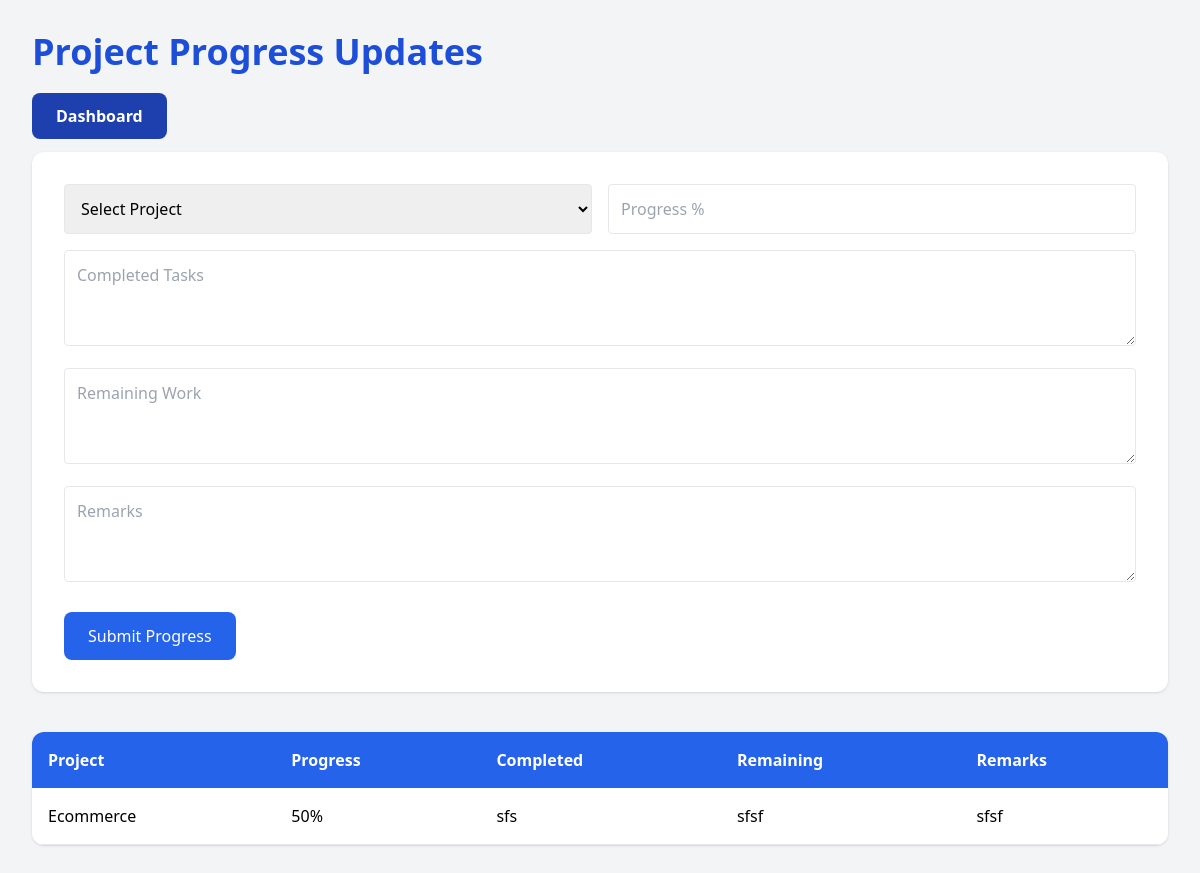
/project_progress (signed in), run on the app's committed database.
### tables this page shows
CREATE TABLE progress_updates(
    id INTEGER PRIMARY KEY AUTOINCREMENT,
    project_id INTEGER,
    user_id INTEGER,
    progress INTEGER,
    completed_tasks TEXT,
    remaining_work TEXT,
    remarks TEXT,
    update_date TIMESTAMP DEFAULT CURRENT_TIMESTAMP
);

CREATE TABLE projects(
        id INTEGER PRIMARY KEY AUTOINCREMENT,
        name TEXT,
        type TEXT,
        rate INTEGER,
        status TEXT,
        user_id INTEGER
    , created_at TIMESTAMP, deadline TEXT, description TEXT);

### app.py (the view, shortened to what this page needs)
@app.route("/project_progress", methods=["GET", "POST"])
@login_required
def project_progress():
    user_id = session["user_id"]
    conn = get_db_connection()
    projects = conn.execute(
        "SELECT id, name FROM projects WHERE user_id=? ORDER BY name",
        (user_id,)
    ).fetchall()
    updates = conn.execute("""
        SELECT progress_updates.*, projects.name as project_name
        FROM progress_updates
        JOIN projects ON progress_updates.project_id = projects.id
        WHERE progress_updates.user_id = ?
        ORDER BY progress_updates.update_date DESC
    """, (user_id,)).fetchall()
    close_db_connection(conn)
    return render_template(
        "project_progress.html",
        projects=projects,
        updates=updates
    )

### app.py (called while the page is built)
def login_required(f):
    @wraps(f)
    def decorated_function(*args, **kwargs):
        if "user_id" not in session:
            return redirect("/login")
        return f(*args, **kwargs)
    return decorated_function

### database.py (called while the page is built)
def get_db_connection():
    conn = sqlite3.connect(DATABASE_PATH)
    conn.row_factory = sqlite3.Row
    return conn

def close_db_connection(conn):
    if conn:
        conn.close()

### templates/project_progress.html (shortened to what this page needs)
<!DOCTYPE html>
<html>
<head>
    <script src="https://cdn.tailwindcss.com"></script>
</head>
<body class="bg-gray-100">
<div class="p-8">
    <h1 class="text-4xl font-bold text-blue-700 mb-8">
        Project Progress Updates
    </h1>
    <a href="/"
            class="bg-blue-800 hover:bg-blue-900 text-white px-6 py-3 rounded-lg font-semibold transition">
            Dashboard
    </a><br><br>
    <div class="bg-white p-8 rounded-xl shadow mb-10">
        <form method="POST">
            <div class="grid grid-cols-2 gap-4 mb-4">
                <select name="project_id"
                    class="border p-3 rounded w-full"
                    required>
                    <option value="">Select Project</option>
                </select>
                <input
                    type="number"
                    name="progress"
                    placeholder="Progress %"
                    class="border p-3 rounded w-full"
                    required>
            </div>
            <textarea
                name="completed_tasks"
                placeholder="Completed Tasks"
                class="border p-3 rounded w-full mb-4 h-24"
                required></textarea>
            <textarea
                name="remaining_work"
                placeholder="Remaining Work"
                class="border p-3 rounded w-full mb-4 h-24"
                required></textarea>
            <textarea
                name="remarks"
                placeholder="Remarks"
                class="border p-3 rounded w-full mb-6 h-24"></textarea>
            <button
                class="bg-blue-600 text-white px-6 py-3 rounded-lg hover:bg-blue-700">
                Submit Progress
            </button>
        </form>
    </div>
    <div class="bg-white rounded-xl shadow overflow-hidden">
        <table class="w-full">
            <tr class="bg-blue-600 text-white">
                <th class="p-4 text-left">Project</th>
                <th class="p-4 text-left">Progress</th>
                <th class="p-4 text-left">Completed</th>
                <th class="p-4 text-left">Remaining</th>
                <th class="p-4 text-left">Remarks</th>
            </tr>
            {% for update in updates %}
            <tr class="border-b">
                <td class="p-4">
                    {{ update.project_name }}
                </td>
                <td class="p-4">
                    {{ update.progress }}%
                </td>
                <td class="p-4">
                    {{ update.completed_tasks }}
                </td>
                <td class="p-4">
                    {{ update.remaining_work }}
                </td>
                <td class="p-4">
                    {{ update.remarks }}
                </td>
            </tr>
            {% endfor %}
        </table>
    </div>
</div>
</body>
</html>

### data on the page
progress_updates: project_name "Ecommerce", progress "50", completed_tasks "sfs", remaining_work "sfsf", remarks "sfsf"
